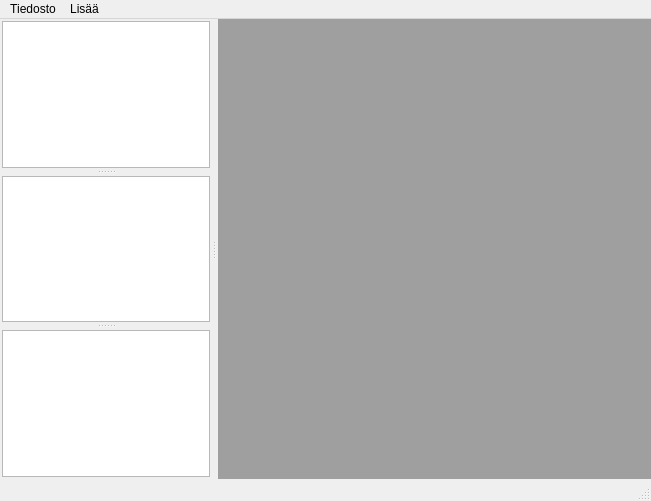
<?xml version="1.0" encoding="UTF-8"?>
<ui version="4.0">
 <class>MainWindow</class>
 <widget class="QMainWindow" name="MainWindow">
  <property name="geometry">
   <rect>
    <x>0</x>
    <y>0</y>
    <width>651</width>
    <height>501</height>
   </rect>
  </property>
  <property name="windowTitle">
   <string>Kiihdytyspeli 2 SE -editori</string>
  </property>
  <widget class="QWidget" name="centralwidget">
   <layout class="QVBoxLayout" name="verticalLayout">
    <property name="spacing">
     <number>0</number>
    </property>
    <property name="margin">
     <number>0</number>
    </property>
    <item>
     <widget class="QSplitter" name="splitter">
      <property name="orientation">
       <enum>Qt::Horizontal</enum>
      </property>
      <property name="handleWidth">
       <number>8</number>
      </property>
      <property name="childrenCollapsible">
       <bool>false</bool>
      </property>
      <widget class="QWidget" name="widget" native="true">
       <layout class="QVBoxLayout" name="verticalLayout_2">
        <property name="spacing">
         <number>0</number>
        </property>
        <property name="leftMargin">
         <number>2</number>
        </property>
        <property name="topMargin">
         <number>2</number>
        </property>
        <property name="rightMargin">
         <number>0</number>
        </property>
        <property name="bottomMargin">
         <number>2</number>
        </property>
        <item>
         <widget class="QSplitter" name="splitter_2">
          <property name="orientation">
           <enum>Qt::Vertical</enum>
          </property>
          <property name="handleWidth">
           <number>8</number>
          </property>
          <property name="childrenCollapsible">
           <bool>false</bool>
          </property>
          <widget class="TableView" name="vehicleView">
           <property name="showGrid">
            <bool>false</bool>
           </property>
           <attribute name="horizontalHeaderVisible">
            <bool>false</bool>
           </attribute>
           <attribute name="verticalHeaderVisible">
            <bool>false</bool>
           </attribute>
          </widget>
          <widget class="TableView" name="partView">
           <property name="showGrid">
            <bool>false</bool>
           </property>
           <attribute name="horizontalHeaderVisible">
            <bool>false</bool>
           </attribute>
           <attribute name="verticalHeaderVisible">
            <bool>false</bool>
           </attribute>
          </widget>
          <widget class="TableView" name="playerView">
           <attribute name="horizontalHeaderVisible">
            <bool>false</bool>
           </attribute>
           <attribute name="verticalHeaderVisible">
            <bool>false</bool>
           </attribute>
          </widget>
         </widget>
        </item>
       </layout>
      </widget>
      <widget class="QMdiArea" name="mdiArea"/>
     </widget>
    </item>
   </layout>
  </widget>
  <widget class="QMenuBar" name="menubar">
   <property name="geometry">
    <rect>
     <x>0</x>
     <y>0</y>
     <width>651</width>
     <height>21</height>
    </rect>
   </property>
   <widget class="QMenu" name="fileMenu">
    <property name="title">
     <string>Tiedosto</string>
    </property>
    <addaction name="newAction"/>
    <addaction name="openAction"/>
    <addaction name="saveAction"/>
    <addaction name="saveAsAction"/>
    <addaction name="closeAction"/>
    <addaction name="separator"/>
    <addaction name="quitAction"/>
   </widget>
   <widget class="QMenu" name="menuLis">
    <property name="title">
     <string>Lisää</string>
    </property>
    <addaction name="newPartAction"/>
    <addaction name="newVehicleAction"/>
    <addaction name="newUpgradeAction"/>
   </widget>
   <addaction name="fileMenu"/>
   <addaction name="menuLis"/>
  </widget>
  <widget class="QStatusBar" name="statusbar"/>
  <action name="newAction">
   <property name="text">
    <string>Uusi</string>
   </property>
  </action>
  <action name="openAction">
   <property name="text">
    <string>Avaa...</string>
   </property>
  </action>
  <action name="saveAction">
   <property name="text">
    <string>Tallenna</string>
   </property>
  </action>
  <action name="saveAsAction">
   <property name="text">
    <string>Tallenna nimellä...</string>
   </property>
  </action>
  <action name="closeAction">
   <property name="text">
    <string>Sulje</string>
   </property>
  </action>
  <action name="quitAction">
   <property name="text">
    <string>Lopeta</string>
   </property>
  </action>
  <action name="newPartAction">
   <property name="text">
    <string>Osa</string>
   </property>
  </action>
  <action name="newVehicleAction">
   <property name="text">
    <string>Auto</string>
   </property>
  </action>
  <action name="newUpgradeAction">
   <property name="text">
    <string>Työstö</string>
   </property>
  </action>
 </widget>
 <customwidgets>
  <customwidget>
   <class>TableView</class>
   <extends>QTableView</extends>
   <header>views/tableview.hpp</header>
  </customwidget>
 </customwidgets>
 <resources/>
 <connections/>
</ui>
